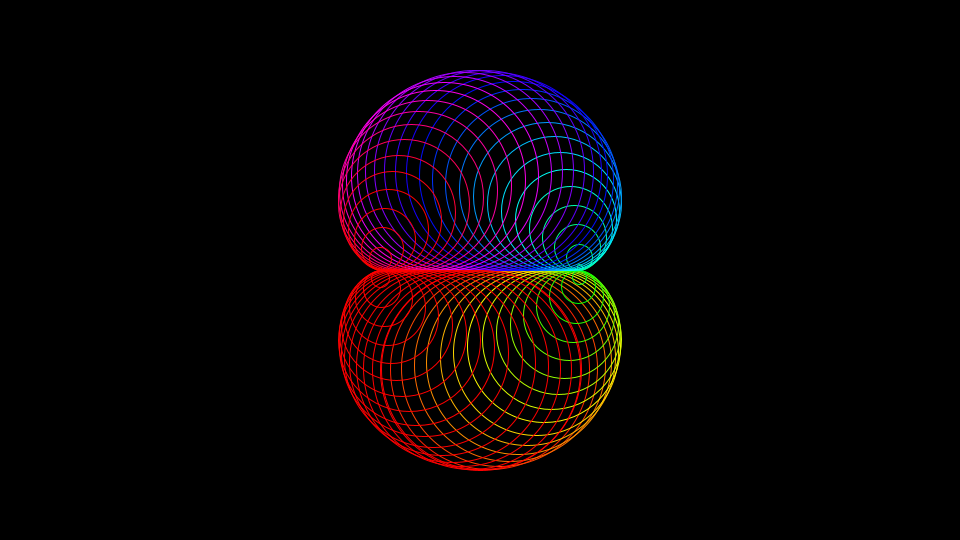
Frame 1 (no input)
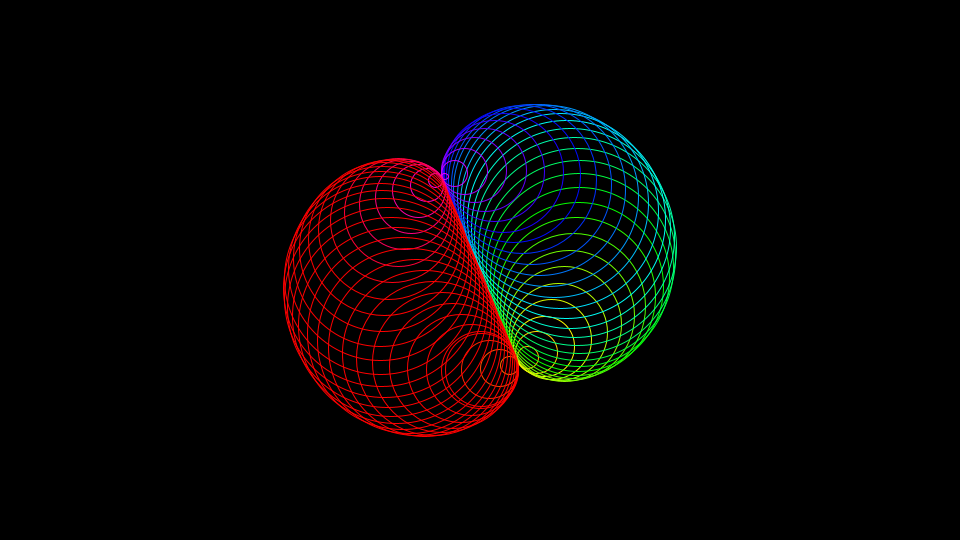
Frame 60 (the mouse pressed at the canvas centre just before this capture)
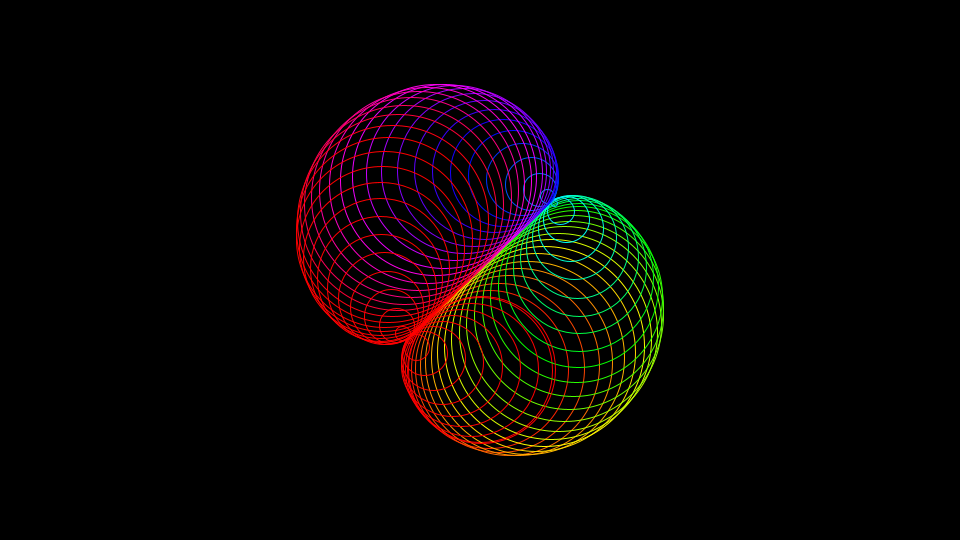
Frame 120 (the mouse held since frame 60 and released just before this capture)

The Processing sketch that drew these frames (run headless with seeded random() and noise(); from frame 60 on, the mouse is pressed at the canvas centre):

// Processing sketch: sketch_200417s
// ── sketch_200417s.pde
float t = 0;

void setup()
{
  size(960, 540);
  smooth();
  noFill();
  colorMode(HSB);
}

void draw()
{
  background(0);
  translate(width/2, height/2);
  
  int c = 200;
  for(float i=0; i<6.3; i+=0.1)
  {
    stroke(i*60, width, width);
    circle(sin(i)*c/2, cos(i)*c/2, abs(cos(t+i)*c));
  }
  
  t += 0.02;
}
